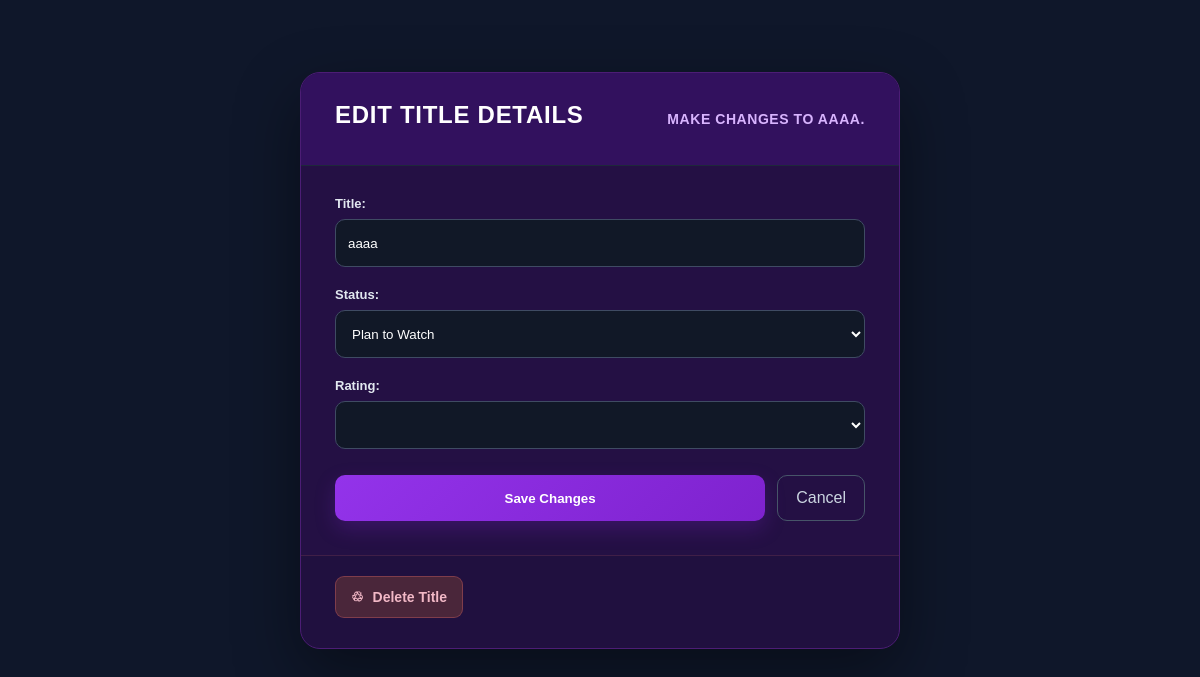
The app's page /edit/1/ (signed in) with its own data.
### Zamora_App/models.py (models this page shows, shortened)
class Movie(models.Model):
    TYPE_CHOICES = [
        ('Movie', 'Movie'),
        ('Anime', 'Anime'),
        ('Series', 'Series'),
        ('Drama', 'Drama'),
    ]
    STATUS_CHOICES = [
        ('Plan to Watch', 'Plan to Watch'),
        ('Watching', 'Watching'),
        ('Completed', 'Completed'),
    ]
    user = models.ForeignKey(
        User,
        on_delete=models.CASCADE,
        related_name='movies',
        null=True,
        blank=True
    )
    title = models.CharField(max_length=200)
    type = models.CharField(max_length=20, choices=TYPE_CHOICES)
    genre = models.CharField(max_length=100)
    country = models.CharField(max_length=100)
    release_year = models.IntegerField()
    status = models.CharField(max_length=20, choices=STATUS_CHOICES)
    rating = models.DecimalField(max_digits=3, decimal_places=1, null=True, blank=True)
    episodes = models.IntegerField(default=1)
    description = models.TextField(blank=True)

### Zamora_App/views.py (the view)
# urls.py: path('edit/<int:pk>/', views.edit, name='edit'),
@login_required
def edit(request, pk):
    movie = get_object_or_404(Movie, pk=pk, user=request.user)
    if request.method == 'POST':
        form = MovieEditForm(request.POST, instance=movie)
        if form.is_valid():
            form.save()
            return redirect('index')
    else:
        form = MovieEditForm(instance=movie)
    return render(
        request,
        'Inventory/edit_title.html',
        {'form': form, 'movie': movie},
    )

### Zamora_App/forms.py
class MovieEditForm(MovieForm):
    class Meta(MovieForm.Meta):
        fields = ['title', 'status', 'rating']

### Zamora_App/templates/inventory/edit_title.html (shortened to what this page needs)
{% load static %}
<!DOCTYPE html>
<html lang="en">
<head>
    <link rel="stylesheet" href="{% static 'css/style.css' %}">
</head>
<body class="edit-body">
    <main class="edit-page">
        <header class="edit-header">
            <h1>EDIT TITLE DETAILS</h1>
            <p>MAKE CHANGES TO {{ movie.title }}.</p>
        </header>
        <form class="add-form" method="POST">
            {{ form.as_p }}
            <div class="edit-actions">
                <button type="submit">Save Changes</button>
                <a class="back-button" href="{% url 'index' %}">Cancel</a>
            </div>
        </form>
        <div class="delete-form">
            <button type="button" class="delete-button" id="deleteTitleButton">
                <span aria-hidden="true">♲</span> Delete Title
            </button>
        </div>
    </main>
</body>
</html>

### Zamora_App/static/css/style.css (style rules this page uses)
* { margin: 0; padding: 0; box-sizing: border-box; font-family: Arial, Helvetica, sans-serif; }
body { background: #0f172a; color: #f8fafc; }
header { background: #111827; padding: 18px 7%; display: flex; justify-content: space-between; align-items: center; border-bottom: 1px solid #1e293b; }
main { width: 86%; max-width: 1400px; margin: 40px auto; }
.add-form { display: grid; gap: 15px; max-width: 600px; }
.add-form p { margin: 0; }
.add-form label { display: block; color: #cbd5e1; margin-bottom: 6px; }
.add-form input, .add-form select, .add-form textarea { width: 100%; padding: 12px; border: 1px solid #475569; border-radius: 7px; background: #0f172a; color: white; outline: none; }
.add-form button { padding: 12px; background: #9333ea; color: white; border: none; border-radius: 8px; font-weight: bold; cursor: pointer; }
.edit-page { position: relative; width: min(90%, 600px); margin: 72px auto; padding: 0; overflow: hidden; background: #241044; border: 1px solid #4c1d75; border-radius: 20px; box-shadow: 0 24px 65px rgba(0, 0, 0, 0.4); }
.edit-header { padding: 28px 34px; background: #32115e; }
.edit-header h1 { margin: 0 0 8px; color: #fff; font-size: 24px; letter-spacing: 0.03em; }
.edit-page .edit-header p { margin: 0; color: #d8b4fe; font-size: 14px; font-weight: 600; letter-spacing: 0.04em; line-height: 1.6; text-transform: uppercase; }
.edit-page .add-form { max-width: none; gap: 20px; padding: 30px 34px 34px; }
.edit-page .add-form p { display: grid; gap: 8px; }
.edit-page .add-form label { margin: 0; color: #e2e8f0; font-size: 13px; font-weight: 600; }
.edit-page .add-form input, .edit-page .add-form select { min-height: 48px; border-color: #3f4b63; border-radius: 10px; background-color: #111827; transition: border-color 0.2s, box-shadow 0.2s; }
.edit-actions { display: flex; gap: 12px; margin-top: 6px; }
.edit-page .add-form button { min-height: 46px; flex: 1; padding: 0 18px; border-radius: 10px; background: linear-gradient(135deg, #9333ea, #7e22ce); box-shadow: 0 8px 20px rgba(126, 34, 206, 0.25); transition: transform 0.2s, box-shadow 0.2s; }
.back-button { display: inline-flex; align-items: center; justify-content: center; min-height: 46px; padding: 0 18px; border: 1px solid #475569; border-radius: 10px; color: #cbd5e1; text-decoration: none; transition: background 0.2s, border-color 0.2s, color 0.2s, transform 0.2s; }
.delete-form { padding: 0 34px 30px; border-top: 1px solid rgba(248, 113, 113, 0.15); background: rgba(15, 23, 42, 0.16); }
.delete-button { display: inline-flex; align-items: center; justify-content: center; gap: 9px; min-height: 42px; margin-top: 20px; padding: 0 15px; border: 1px solid rgba(248, 113, 113, 0.3); border-radius: 9px; background: #4a263a; color: #f2b8c6; font: inherit; font-size: 14px; font-weight: 600; cursor: pointer; transition: background 0.2s, border-color 0.2s, color 0.2s, transform 0.2s; }

### records on screen
Movie: title "AAAA", title "aaaa", status "Plan to Watch"
